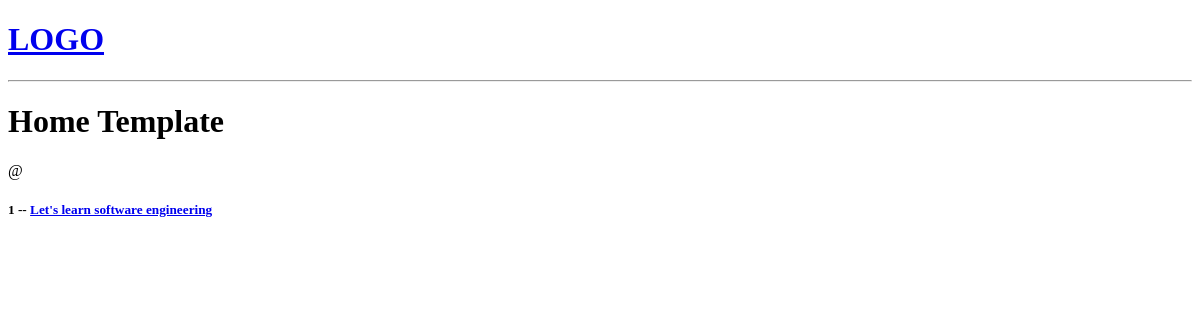
The app's page /, older data.
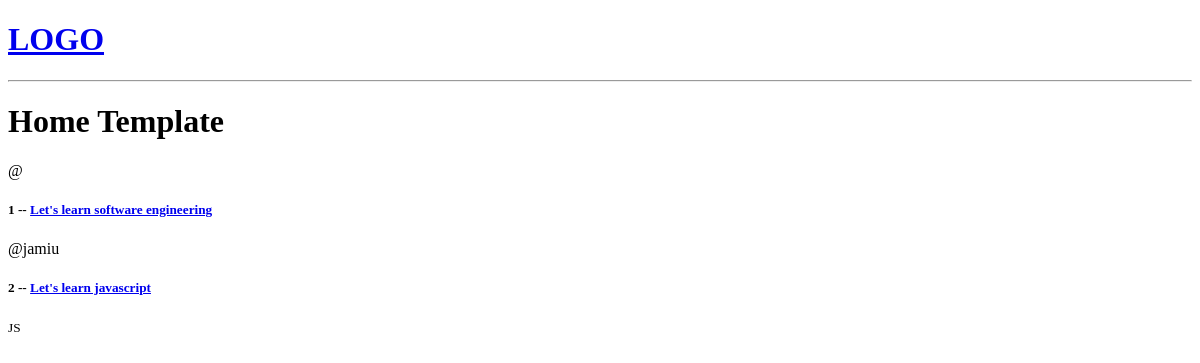
The same page, newer data.
### base/models.py (models this page shows, shortened)
class Room(models.Model):
    host = models.ForeignKey(User, on_delete=models.SET_NULL, null=True)
    topic = models.ForeignKey(Topic, on_delete=models.SET_NULL, null=True)
    name = models.CharField(max_length=200) #
    description = models.TextField(null=True, blank=True) # null is by default set to false - resetting it to true allows the dsc to be left blank
    updated = models.DateTimeField(auto_now=True) #taking a timestamp for whenever there's an update to the model instance or table
    created = models.DateTimeField(auto_now_add= True) #auto_now takes a snapshot everytime there's an update while auto_now_add takes a snapshot just once

class Topic(models.Model):
    name = models.CharField(max_length=200)

### base/views.py (the view)
# urls.py: path('', views.home, name='home'),
def home(request):
    rooms = Room.objects.all()
    context = {'rooms': rooms}
    return render(request,'base/home.html', context)

### base/templates/base/home.html
{% extends "main.html" %}
{% block content %}
<h1>Home Template</h1>
<div>
    <div>
        {%for room in rooms %}
            <div>
                <span>@{{room.host.username}}</span>
                <h5> {{room.id}} -- <a href='/room/{{room.id}}'>{{room.name}}</a></h5>
                <small>{{room.topic.name}}</small>
            </div>
        {%endfor%}
    </div>
</div>
{% endblock content %}

### templates/main.html (shortened to what this page needs)
<!DOCTYPE html>
<html lang="en">
<head>
</head>
<body>
    {% include 'navbar.html' %}
    {% block content %}
    {% endblock content %}
</body>
</html>

### templates/navbar.html
<a href="/">
    <h1> LOGO </h1>
</a>
<hr>

Row changes from the older to the newer data that the page shows:
added Room: host.username "jamiu", id "2", name "Let's learn javascript", topic.name "JS"
